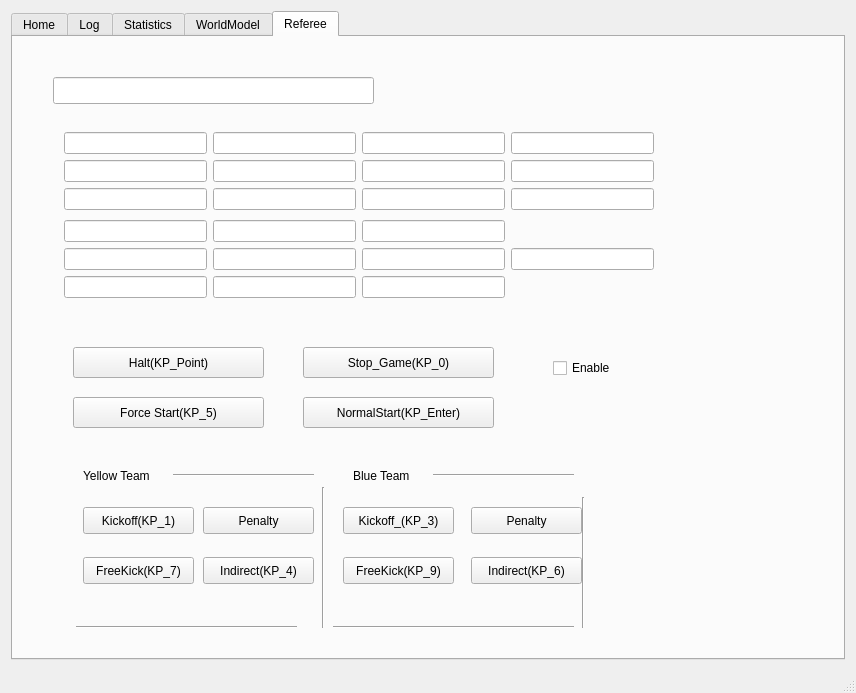
<?xml version="1.0" encoding="UTF-8"?>
<ui version="4.0">
 <class>MainWindow</class>
 <widget class="QMainWindow" name="MainWindow">
  <property name="geometry">
   <rect>
    <x>0</x>
    <y>0</y>
    <width>856</width>
    <height>693</height>
   </rect>
  </property>
  <property name="sizePolicy">
   <sizepolicy hsizetype="Preferred" vsizetype="Preferred">
    <horstretch>0</horstretch>
    <verstretch>0</verstretch>
   </sizepolicy>
  </property>
  <property name="minimumSize">
   <size>
    <width>600</width>
    <height>600</height>
   </size>
  </property>
  <property name="maximumSize">
   <size>
    <width>1920</width>
    <height>1080</height>
   </size>
  </property>
  <property name="windowTitle">
   <string>KN2C SSL v5.00</string>
  </property>
  <widget class="QWidget" name="centralWidget">
   <layout class="QHBoxLayout" name="horizontalLayout">
    <item>
     <widget class="QTabWidget" name="tabWidget">
      <property name="currentIndex">
       <number>4</number>
      </property>
      <widget class="QWidget" name="tabHome">
       <attribute name="title">
        <string>Home</string>
       </attribute>
       <widget class="QWidget" name="gridLayoutWidget">
        <property name="geometry">
         <rect>
          <x>9</x>
          <y>19</y>
          <width>751</width>
          <height>551</height>
         </rect>
        </property>
        <layout class="QGridLayout" name="gridRender"/>
       </widget>
      </widget>
      <widget class="QWidget" name="tabLog">
       <attribute name="title">
        <string>Log</string>
       </attribute>
       <layout class="QGridLayout" name="gridLayout_2">
        <item row="0" column="0">
         <widget class="QTextEdit" name="txtLog"/>
        </item>
       </layout>
      </widget>
      <widget class="QWidget" name="tabStat">
       <attribute name="title">
        <string>Statistics</string>
       </attribute>
       <widget class="QLineEdit" name="txtRefreeSpeed">
        <property name="geometry">
         <rect>
          <x>30</x>
          <y>30</y>
          <width>113</width>
          <height>27</height>
         </rect>
        </property>
       </widget>
       <widget class="QLineEdit" name="txtVisionSpeed">
        <property name="geometry">
         <rect>
          <x>30</x>
          <y>60</y>
          <width>113</width>
          <height>27</height>
         </rect>
        </property>
       </widget>
       <widget class="QLineEdit" name="txtRecordSpeed">
        <property name="geometry">
         <rect>
          <x>30</x>
          <y>90</y>
          <width>113</width>
          <height>27</height>
         </rect>
        </property>
       </widget>
       <widget class="QLineEdit" name="txtTime">
        <property name="geometry">
         <rect>
          <x>220</x>
          <y>30</y>
          <width>113</width>
          <height>27</height>
         </rect>
        </property>
       </widget>
       <widget class="QLineEdit" name="txtTimeBall">
        <property name="geometry">
         <rect>
          <x>220</x>
          <y>70</y>
          <width>113</width>
          <height>27</height>
         </rect>
        </property>
       </widget>
       <widget class="QLineEdit" name="txtBall">
        <property name="geometry">
         <rect>
          <x>220</x>
          <y>110</y>
          <width>113</width>
          <height>27</height>
         </rect>
        </property>
       </widget>
       <widget class="QSlider" name="horizontalSlider">
        <property name="geometry">
         <rect>
          <x>20</x>
          <y>150</y>
          <width>160</width>
          <height>29</height>
         </rect>
        </property>
        <property name="maximum">
         <number>999</number>
        </property>
        <property name="orientation">
         <enum>Qt::Horizontal</enum>
        </property>
       </widget>
       <widget class="QSlider" name="horizontalSlider_2">
        <property name="geometry">
         <rect>
          <x>20</x>
          <y>180</y>
          <width>160</width>
          <height>29</height>
         </rect>
        </property>
        <property name="maximum">
         <number>999</number>
        </property>
        <property name="orientation">
         <enum>Qt::Horizontal</enum>
        </property>
       </widget>
       <widget class="QSlider" name="horizontalSlider_3">
        <property name="geometry">
         <rect>
          <x>20</x>
          <y>210</y>
          <width>160</width>
          <height>29</height>
         </rect>
        </property>
        <property name="maximum">
         <number>999</number>
        </property>
        <property name="orientation">
         <enum>Qt::Horizontal</enum>
        </property>
       </widget>
       <widget class="QSlider" name="horizontalSlider_4">
        <property name="geometry">
         <rect>
          <x>20</x>
          <y>240</y>
          <width>160</width>
          <height>29</height>
         </rect>
        </property>
        <property name="maximum">
         <number>999</number>
        </property>
        <property name="orientation">
         <enum>Qt::Horizontal</enum>
        </property>
       </widget>
       <widget class="QPushButton" name="pushButton">
        <property name="geometry">
         <rect>
          <x>20</x>
          <y>280</y>
          <width>97</width>
          <height>27</height>
         </rect>
        </property>
        <property name="text">
         <string>Update</string>
        </property>
       </widget>
       <widget class="QLabel" name="label_1">
        <property name="geometry">
         <rect>
          <x>180</x>
          <y>150</y>
          <width>111</width>
          <height>17</height>
         </rect>
        </property>
        <property name="text">
         <string>TextLabel</string>
        </property>
       </widget>
       <widget class="QLabel" name="label_2">
        <property name="geometry">
         <rect>
          <x>180</x>
          <y>180</y>
          <width>111</width>
          <height>17</height>
         </rect>
        </property>
        <property name="text">
         <string>TextLabel</string>
        </property>
       </widget>
       <widget class="QLabel" name="label_3">
        <property name="geometry">
         <rect>
          <x>180</x>
          <y>210</y>
          <width>141</width>
          <height>17</height>
         </rect>
        </property>
        <property name="text">
         <string>TextLabel</string>
        </property>
       </widget>
       <widget class="QLabel" name="label_4">
        <property name="geometry">
         <rect>
          <x>180</x>
          <y>240</y>
          <width>111</width>
          <height>17</height>
         </rect>
        </property>
        <property name="text">
         <string>TextLabel</string>
        </property>
       </widget>
      </widget>
      <widget class="QWidget" name="tabWM">
       <attribute name="title">
        <string>WorldModel</string>
       </attribute>
       <layout class="QGridLayout" name="gridLayout">
        <item row="0" column="0">
         <widget class="QTextEdit" name="txtWM"/>
        </item>
       </layout>
      </widget>
      <widget class="QWidget" name="tabRef">
       <attribute name="title">
        <string>Referee</string>
       </attribute>
       <widget class="QLineEdit" name="txtrefgs">
        <property name="geometry">
         <rect>
          <x>40</x>
          <y>40</y>
          <width>321</width>
          <height>27</height>
         </rect>
        </property>
       </widget>
       <widget class="QWidget" name="layoutWidget">
        <property name="geometry">
         <rect>
          <x>40</x>
          <y>80</y>
          <width>612</width>
          <height>198</height>
         </rect>
        </property>
        <layout class="QGridLayout" name="gridLayout_3">
         <item row="0" column="0">
          <layout class="QVBoxLayout" name="verticalLayout">
           <item>
            <widget class="QLineEdit" name="txtcmgs_1"/>
           </item>
           <item>
            <widget class="QLineEdit" name="txtcmgs_3"/>
           </item>
           <item>
            <widget class="QLineEdit" name="txtcmgs_2"/>
           </item>
          </layout>
         </item>
         <item row="0" column="1">
          <layout class="QVBoxLayout" name="verticalLayout_2">
           <item>
            <widget class="QLineEdit" name="txtcmgs_4"/>
           </item>
           <item>
            <widget class="QLineEdit" name="txtcmgs_6"/>
           </item>
           <item>
            <widget class="QLineEdit" name="txtcmgs_5"/>
           </item>
          </layout>
         </item>
         <item row="0" column="2">
          <layout class="QVBoxLayout" name="verticalLayout_3">
           <item>
            <widget class="QLineEdit" name="txtcmgs_8"/>
           </item>
           <item>
            <widget class="QLineEdit" name="txtcmgs_7"/>
           </item>
           <item>
            <widget class="QLineEdit" name="txtcmgs_9"/>
           </item>
          </layout>
         </item>
         <item row="0" column="3">
          <layout class="QVBoxLayout" name="verticalLayout_4">
           <item>
            <widget class="QLineEdit" name="txtcmgs_12"/>
           </item>
           <item>
            <widget class="QLineEdit" name="txtcmgs_10"/>
           </item>
           <item>
            <widget class="QLineEdit" name="txtcmgs_11"/>
           </item>
          </layout>
         </item>
         <item row="1" column="0">
          <layout class="QVBoxLayout" name="verticalLayout_5">
           <item>
            <widget class="QLineEdit" name="txtcmgs_14"/>
           </item>
           <item>
            <widget class="QLineEdit" name="txtcmgs_15"/>
           </item>
           <item>
            <widget class="QLineEdit" name="txtcmgs_13"/>
           </item>
          </layout>
         </item>
         <item row="1" column="1">
          <layout class="QVBoxLayout" name="verticalLayout_6">
           <item>
            <widget class="QLineEdit" name="txtcmgs_16"/>
           </item>
           <item>
            <widget class="QLineEdit" name="txtcmgs_18"/>
           </item>
           <item>
            <widget class="QLineEdit" name="txtcmgs_17"/>
           </item>
          </layout>
         </item>
         <item row="1" column="2">
          <layout class="QVBoxLayout" name="verticalLayout_7">
           <item>
            <widget class="QLineEdit" name="txtcmgs_20"/>
           </item>
           <item>
            <widget class="QLineEdit" name="txtcmgs_19"/>
           </item>
           <item>
            <widget class="QLineEdit" name="txtcmgs_21"/>
           </item>
          </layout>
         </item>
         <item row="1" column="3">
          <widget class="QLineEdit" name="txtcmgs_22"/>
         </item>
        </layout>
       </widget>
       <widget class="QPushButton" name="Stop_Game_KP_0">
        <property name="geometry">
         <rect>
          <x>290</x>
          <y>310</y>
          <width>191</width>
          <height>31</height>
         </rect>
        </property>
        <property name="text">
         <string>Stop_Game(KP_0)</string>
        </property>
       </widget>
       <widget class="QPushButton" name="ForceStart_KP_5">
        <property name="geometry">
         <rect>
          <x>60</x>
          <y>360</y>
          <width>191</width>
          <height>31</height>
         </rect>
        </property>
        <property name="text">
         <string>Force Start(KP_5)</string>
        </property>
       </widget>
       <widget class="QPushButton" name="Penalty_Yellow">
        <property name="geometry">
         <rect>
          <x>190</x>
          <y>470</y>
          <width>111</width>
          <height>27</height>
         </rect>
        </property>
        <property name="text">
         <string>Penalty</string>
        </property>
       </widget>
       <widget class="QPushButton" name="NormalStart_KP_Enter">
        <property name="geometry">
         <rect>
          <x>290</x>
          <y>360</y>
          <width>191</width>
          <height>31</height>
         </rect>
        </property>
        <property name="text">
         <string>NormalStart(KP_Enter)</string>
        </property>
       </widget>
       <widget class="QPushButton" name="Penalty_Blue">
        <property name="geometry">
         <rect>
          <x>458</x>
          <y>470</y>
          <width>111</width>
          <height>27</height>
         </rect>
        </property>
        <property name="text">
         <string>Penalty</string>
        </property>
       </widget>
       <widget class="QPushButton" name="Indirect_Blue">
        <property name="geometry">
         <rect>
          <x>458</x>
          <y>520</y>
          <width>111</width>
          <height>27</height>
         </rect>
        </property>
        <property name="text">
         <string>Indirect(KP_6)</string>
        </property>
       </widget>
       <widget class="QCheckBox" name="Enable">
        <property name="geometry">
         <rect>
          <x>540</x>
          <y>320</y>
          <width>99</width>
          <height>22</height>
         </rect>
        </property>
        <property name="text">
         <string>Enable</string>
        </property>
       </widget>
       <widget class="QPushButton" name="Indirect_Yellow">
        <property name="geometry">
         <rect>
          <x>190</x>
          <y>520</y>
          <width>111</width>
          <height>27</height>
         </rect>
        </property>
        <property name="text">
         <string>Indirect(KP_4)</string>
        </property>
       </widget>
       <widget class="QPushButton" name="Freekick_Yellow">
        <property name="geometry">
         <rect>
          <x>70</x>
          <y>520</y>
          <width>111</width>
          <height>27</height>
         </rect>
        </property>
        <property name="text">
         <string>FreeKick(KP_7)</string>
        </property>
       </widget>
       <widget class="QPushButton" name="FreeKick_Blue">
        <property name="geometry">
         <rect>
          <x>330</x>
          <y>520</y>
          <width>111</width>
          <height>27</height>
         </rect>
        </property>
        <property name="text">
         <string>FreeKick(KP_9)</string>
        </property>
       </widget>
       <widget class="QPushButton" name="Kickoff_Yellow">
        <property name="geometry">
         <rect>
          <x>70</x>
          <y>470</y>
          <width>111</width>
          <height>27</height>
         </rect>
        </property>
        <property name="text">
         <string>Kickoff(KP_1)</string>
        </property>
       </widget>
       <widget class="QPushButton" name="Halt_KP_Point">
        <property name="geometry">
         <rect>
          <x>60</x>
          <y>310</y>
          <width>191</width>
          <height>31</height>
         </rect>
        </property>
        <property name="text">
         <string>Halt(KP_Point)</string>
        </property>
       </widget>
       <widget class="QPushButton" name="Kickoff_Blue">
        <property name="geometry">
         <rect>
          <x>330</x>
          <y>470</y>
          <width>111</width>
          <height>27</height>
         </rect>
        </property>
        <property name="text">
         <string>Kickoff_(KP_3)</string>
        </property>
       </widget>
       <widget class="QLabel" name="label_10">
        <property name="geometry">
         <rect>
          <x>70</x>
          <y>430</y>
          <width>91</width>
          <height>17</height>
         </rect>
        </property>
        <property name="text">
         <string>Yellow Team</string>
        </property>
       </widget>
       <widget class="QLabel" name="label_11">
        <property name="geometry">
         <rect>
          <x>340</x>
          <y>430</y>
          <width>71</width>
          <height>17</height>
         </rect>
        </property>
        <property name="text">
         <string>Blue Team</string>
        </property>
       </widget>
       <widget class="Line" name="line_8">
        <property name="geometry">
         <rect>
          <x>300</x>
          <y>450</y>
          <width>20</width>
          <height>141</height>
         </rect>
        </property>
        <property name="autoFillBackground">
         <bool>false</bool>
        </property>
        <property name="orientation">
         <enum>Qt::Vertical</enum>
        </property>
       </widget>
       <widget class="Line" name="line_11">
        <property name="geometry">
         <rect>
          <x>560</x>
          <y>460</y>
          <width>20</width>
          <height>131</height>
         </rect>
        </property>
        <property name="orientation">
         <enum>Qt::Vertical</enum>
        </property>
       </widget>
       <widget class="Line" name="line_7">
        <property name="geometry">
         <rect>
          <x>160</x>
          <y>430</y>
          <width>141</width>
          <height>16</height>
         </rect>
        </property>
        <property name="orientation">
         <enum>Qt::Horizontal</enum>
        </property>
       </widget>
       <widget class="Line" name="line_9">
        <property name="geometry">
         <rect>
          <x>63</x>
          <y>580</y>
          <width>221</width>
          <height>20</height>
         </rect>
        </property>
        <property name="orientation">
         <enum>Qt::Horizontal</enum>
        </property>
       </widget>
       <widget class="Line" name="line_10">
        <property name="geometry">
         <rect>
          <x>420</x>
          <y>430</y>
          <width>141</width>
          <height>16</height>
         </rect>
        </property>
        <property name="orientation">
         <enum>Qt::Horizontal</enum>
        </property>
       </widget>
       <widget class="Line" name="line_12">
        <property name="geometry">
         <rect>
          <x>320</x>
          <y>580</y>
          <width>241</width>
          <height>20</height>
         </rect>
        </property>
        <property name="orientation">
         <enum>Qt::Horizontal</enum>
        </property>
       </widget>
      </widget>
     </widget>
    </item>
   </layout>
  </widget>
  <widget class="QMenuBar" name="menuBar">
   <property name="geometry">
    <rect>
     <x>0</x>
     <y>0</y>
     <width>856</width>
     <height>25</height>
    </rect>
   </property>
  </widget>
  <widget class="QStatusBar" name="statusBar"/>
 </widget>
 <layoutdefault spacing="6" margin="11"/>
 <resources/>
 <connections/>
</ui>
